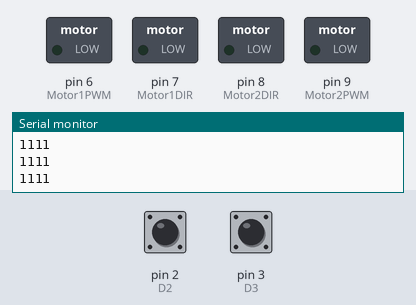
This sketch was run on a simulated Arduino Uno, built with avr-gcc and run on an emulated ATmega328P. Parts: switched loads named in the sketch (green lamp = pin HIGH), the last lines printed to the serial monitor. The inputs (shaded band) are chosen by the test bench; at power-on: pin 3 (D3) HIGH, pin 2 (D2) HIGH.

Above: at 1.2 s.
1.3 s: pin 3 (D3) pulled LOW for 0.15 s
At 3.0 s:
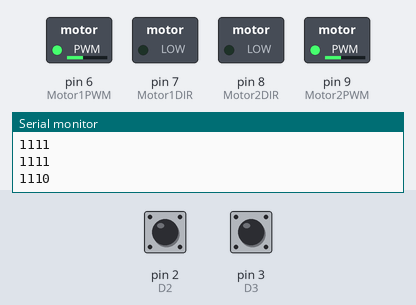
At 6.0 s:
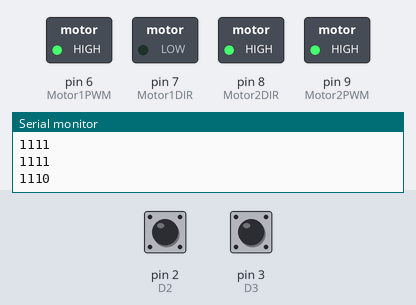
Timing chart, 0 to 12.3 s (numbered marks = the images above; inputs shaded):
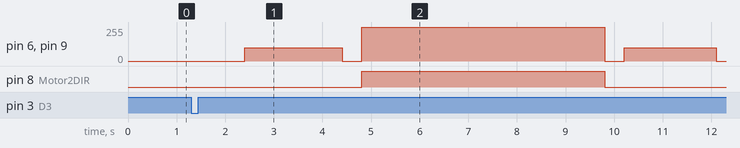

Measured:
- after the input at 1.3 s, pin 6 (Motor1PWM), pin 9 (Motor2PWM): 0/255 → 100/255 after 1.1 s, → 0/255 2.0 s later, → 255/255 0.40 s later, → 0/255 5.0 s later, … (6 changes in this stretch); pin 8 (Motor2DIR): LOW → HIGH after 3.5 s, → LOW 5.0 s later

The sketch:

RPI_TANK_FIRST_PROJECT.ino
```cpp
const int D0 = 0;       //RPI 21
const int D1 = 1;       //RPI 22
const int D2 = 2;       //RPI 23
const int D3 = 3;       //RPI 24

const int Motor1DIR = 7;
const int Motor1PWM = 6;

const int Motor2PWM = 9;
const int Motor2DIR = 8;

int a,b,c,d,data;

void setup(){
  Serial.begin(9600);
  pinMode(Motor1DIR, OUTPUT);
  pinMode(Motor1PWM, OUTPUT);
  pinMode(Motor2DIR, OUTPUT);
  pinMode(Motor2PWM, OUTPUT);

  pinMode(D0, INPUT_PULLUP);
  pinMode(D1, INPUT_PULLUP);
  pinMode(D2, INPUT_PULLUP);
  pinMode(D3, INPUT_PULLUP);
}

void loop(){
  Data();

  if(data==0){
    Forward();
  }
  else if(data==1){
    Right1();
  }
  else if(data==2){
    Right2();
  }
  else if(data==3){
    Right3();
  }
  else if(data==4){
    Left1();
  }
  else if(data==5){
    Left2();
  }
  else if(data==6){
    Left3();
  }
  else if(data==7){
    UTurn();
  }
  else if (data>7){
    Stop();
  }
}


void Data(){
  a = digitalRead(D0);
  b = digitalRead(D1);
  c = digitalRead(D2);
  d = digitalRead(D3);

  data = 8*d+4*c+2*b+a;

  delay(100);
  Serial.print(a);
   Serial.print(b);
    Serial.print(c);
     Serial.println(d);
}

void Forward(){
  analogWrite(Motor1PWM, 100);
  analogWrite(Motor2PWM, 100);

  digitalWrite(Motor1DIR, LOW);
  digitalWrite(Motor2DIR, LOW);

  delay(1000);
}

void Reverse(){
  analogWrite(Motor1PWM, 100);
  analogWrite(Motor2PWM, 100);

  digitalWrite(Motor1DIR, HIGH);
  digitalWrite(Motor2DIR, HIGH);

  delay(1000);
}

void Right(){
  analogWrite(Motor1PWM, 255);
  analogWrite(Motor2PWM, 255);

  digitalWrite(Motor1DIR, LOW);
  digitalWrite(Motor2DIR, HIGH);

  delay(1000);
}

void Right1(){
  analogWrite(Motor1PWM, 255);
  analogWrite(Motor2PWM, 160);

  digitalWrite(Motor1DIR, LOW);
  digitalWrite(Motor2DIR, HIGH);

  delay(1000);
}

void Right2(){
  analogWrite(Motor1PWM, 255);
  analogWrite(Motor2PWM, 90);

  digitalWrite(Motor1DIR, LOW);
  digitalWrite(Motor2DIR, HIGH);

  delay(1000);
}

void Right3(){
  analogWrite(Motor1PWM, 255);
  analogWrite(Motor2PWM, 50);

  digitalWrite(Motor1DIR, LOW);
  digitalWrite(Motor2DIR, HIGH);

  delay(1000);
}

void Stop(){
  digitalWrite(Motor1PWM, LOW);
  digitalWrite(Motor2PWM, LOW);

  digitalWrite(Motor1DIR, LOW);
  digitalWrite(Motor2DIR, LOW);
}

void Left1(){
  analogWrite(Motor1PWM, 160);
  analogWrite(Motor2PWM, 255);

  digitalWrite(Motor1DIR, HIGH);
  digitalWrite(Motor2DIR, LOW);

  delay(1000);
}

void Left2(){
  analogWrite(Motor1PWM, 90);
  analogWrite(Motor2PWM, 255);

  digitalWrite(Motor1DIR, HIGH);
  digitalWrite(Motor2DIR, LOW);

  delay(1000);
}

void Left3(){
  analogWrite(Motor1PWM, 50);
  analogWrite(Motor2PWM, 255);

  digitalWrite(Motor1DIR, HIGH);
  digitalWrite(Motor2DIR, LOW);

  delay(1000);
}

void UTurn(){
  Stop();
  delay(1000);

  Forward();
  delay(1000);

  Stop();
  delay(400);

  Right();
  delay(4000);

  Stop();
  delay(400);

  Forward();
  delay(900);

  Stop();
  delay(400);

  Right();
  delay(4000);

  Stop();
  delay(400);

  Forward();
  delay(1000);

    Stop();
  delay(400);
}
```
